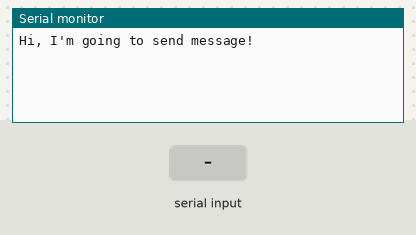
The sketch below on a simulated Arduino Mega 2560, built with avr-gcc and run on an emulated ATmega2560. On the bench: the last lines printed to the serial monitor. Inputs (shaded band) come from the test bench.

Above: at 1.2 s.
1.3 s: "1" received over the second serial link
At 1.7 s:
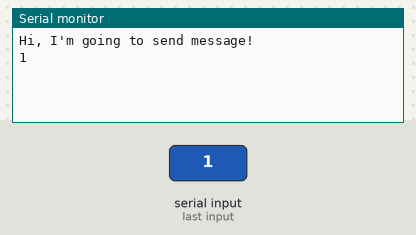
2.8 s: "0" received over the second serial link
At 4.0 s:
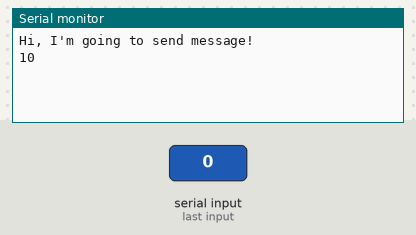

Measured:
- after the input at 1.3 s, the serial monitor: prints a new line at once (image 1)
- after the input at 2.8 s, the serial monitor: prints a new line at once (image 2)

The sketch:

LoRa_Transmitter.ino
```cpp
/*
 * LoRa E32-TTL-100
 * Start device or reset to send a message
 * https://www.mischianti.org
 *
 * E32-TTL-100----- Arduino UNO
 * M0         ----- GND
 * M1         ----- GND
 * RX         ----- PIN 2 (PullUP &amp; Voltage divider)
 * TX         ----- PIN 3 (PullUP)
 * AUX        ----- Not connected
 * VCC        ----- 3.3v/5v
 * GND        ----- GND
 *
 */
#include "Arduino.h"

//#include <SoftwareSerial.h>
int count=0;

//SoftwareSerial mySerial(2, 3); // RX, TX

void setup() {
  Serial.begin(230400);

  Serial.println("Hi, I'm going to send message!");

  Serial2.begin(230400);
  Serial2.println("Hello, World?");


}

void loop() {
  if (Serial2.available()) {
    Serial.write(Serial2.read());
  }
  if (Serial.available()) {
    Serial2.write(Serial.read());
  }

      //  Serial2.print(count);
      //  Serial2.write("  ");
      //  Serial.print(count);
      //  Serial.println();
      //  delay(200);
      //  count++;
}
```
